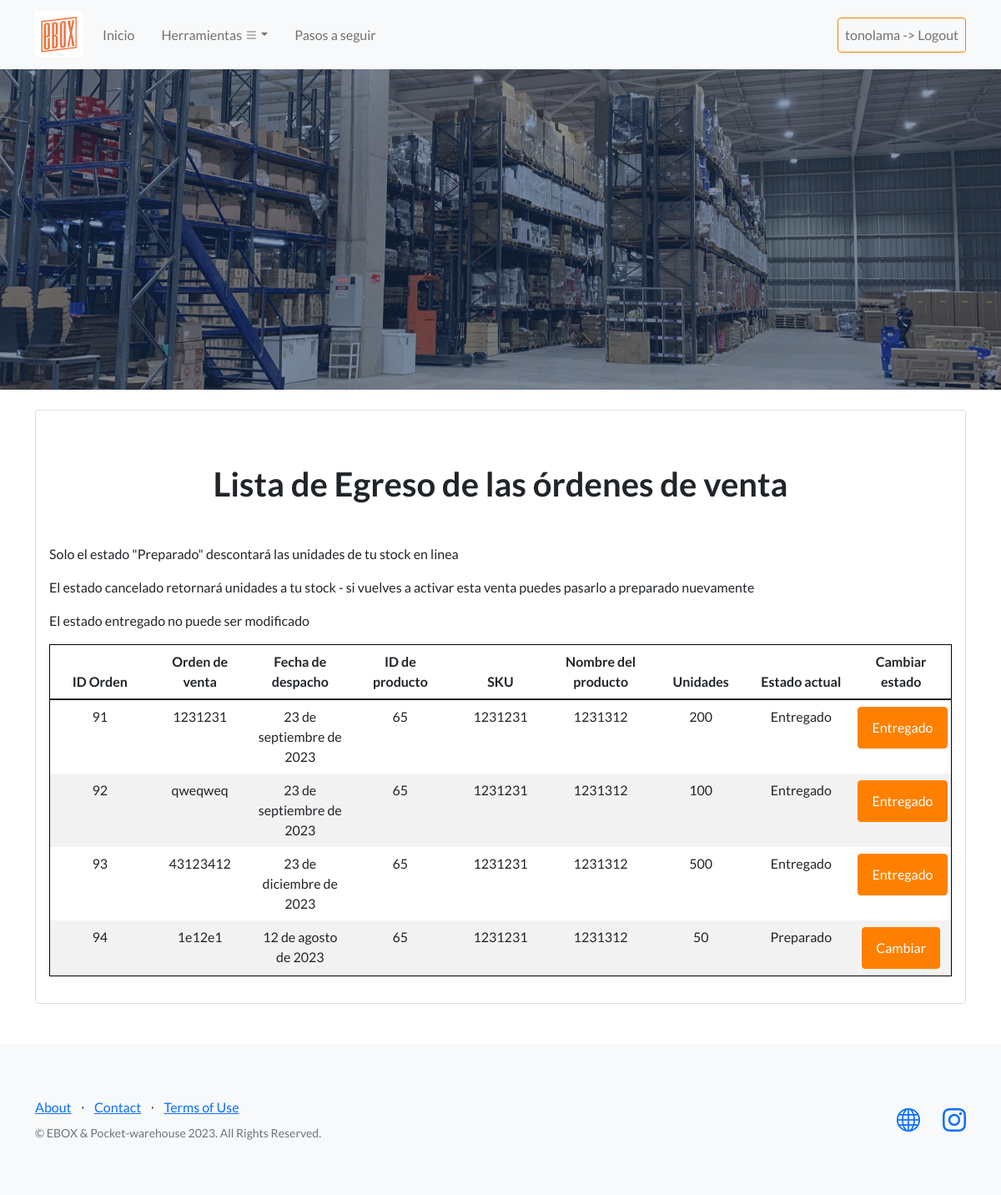
Screenshot of /eboxApp/egreso/wEgreso_full/ (signed in) with the database file from the repository.
### eboxApp/models.py (models this page shows, shortened)
class Salida(models.Model):
    sku_out = models.ForeignKey(Maestra, on_delete=models.CASCADE, null=True)
    unidades_out = models.IntegerField()
    orden_venta = models.CharField(max_length=100)
    fecha_despacho = models.DateField(null=True)
    estado = models.ForeignKey(Estados, on_delete=models.CASCADE, null=True)

class Maestra(models.Model):
    nombre_producto = models.CharField(max_length=300)
    numero_sku = models.CharField(max_length=300)
    categoria = models.CharField(max_length=300)

class Estados(models.Model):
    estado = models.CharField(max_length=300)

### eboxApp/views.py (the view, shortened to what this page needs)
# urls.py: path('egreso/wEgreso_full/', views.buscarEgreso, name = 'buscarTodoEgreso'),
@login_required
def buscarEgreso(request):
    if request.method == 'GET':
        form = SelectEstados()
        salidas = Salida.objects.all()
        return render(request, 'eboxApp/wEgreso_full.html', {'salidas':salidas, 'form': form})

### eboxApp/templates/eboxApp/wEgreso_full.html (shortened to what this page needs)
{% extends "eboxApp/base.html" %}
{% load static %}
{% block contenido_que_cambia %}
<div class="container" id = "listadoventasyestado">
  <div class="card mt-4">
    <div class="card-body">
      <h1 class="text-center my-5">Lista de Egreso de las órdenes de venta</h1>
      <p>Solo el estado "Preparado" descontará las unidades de tu stock en linea</p>
      <p>El estado cancelado retornará unidades a tu stock - si vuelves a activar esta venta puedes pasarlo a preparado nuevamente</p>
      <p>El estado entregado no puede ser modificado</p>
      {% if salidas %}
      <div class="table-responsive">
        <form method="post">
          <table class="table">
            <thead>
              <tr>
                <th>ID Orden</th>
                <th>Orden de venta</th>
                <th>Fecha de despacho</th>
                <th>ID de producto</th>
                <th>SKU</th>
                <th>Nombre del producto</th>
                <th>Unidades</th>
                <th>Estado actual</th>
                <th>Cambiar estado</th>
              </tr>
            </thead>
            <tbody>
              {% for salida in salidas %}
              <tr>
                <td>{{ salida.pk }}</td>
                <td>{{ salida.orden_venta }}</td>
                <td>{{ salida.fecha_despacho }}</td>
                <td>{{ salida.sku_out.id }}</td>
                <td>{{ salida.sku_out.numero_sku }}</td>
                <td>{{ salida.sku_out.nombre_producto }}</td>
                <td>{{ salida.unidades_out }}</td>
                <td>{{ salida.estado.estado }}</td>
                {% if salida.estado.pk != 3 %}
                <td>
                    <a href="{% url 'eboxApp:actualizar_estados' id_salida=salida.pk %}" class="btn btn-primary">Cambiar</a>
                </td>
                {% else %}
                <td><a class="btn btn-primary">Entregado</a></td>
                {% endif %}
            </tr>
              {% endfor %}
            </tbody>
          </table>
        </form>
      </div>
      {% else %}
      <div class="text-center">
        <h1>No hay datos</h1>
        <a class="btn btn-warning" href="{% url 'eboxApp:Egreso' %}">Volver</a>
      </div>
      {% endif %}
    </div>
  </div>
</div>
{% endblock %}

### eboxApp/templates/eboxApp/base.html (shortened to what this page needs)
<!DOCTYPE html>
<html lang="es">
    <head>
        {% load static %}
        <link href="https://cdn.jsdelivr.net/npm/bootstrap-icons@1.5.0/font/bootstrap-icons.css" rel="stylesheet" type="text/css" />
        <link href="{% static 'eboxApp/css/styles.css' %}" rel="stylesheet" />
    </head>
    <body>
        <nav class="navbar navbar-expand-lg navbar-light  bg-light static-top sticky-top">
            <div class="container">
              <a class="navbar-brand" href="{% url 'eboxApp:Index' %}">
                <img src="{% static 'eboxApp/assets/img/logoEbox.png' %}" alt="ebox Logo">
              </a>
              <div class="collapse navbar-collapse" id="navbarNav">
                <ul class="navbar-nav mr-auto">
                  <li class="nav-item active">
                    <a class="nav-link" href="{% url 'eboxApp:Index' %}">Inicio</a>
                  </li>
                  <li class="nav-item active">
                    <a class="nav-link" href="#"></a>
                  </li>
                  <li class="nav-item dropdown">
                      <a class="nav-link dropdown-toggle" href="#" id="navbarDropdown" role="button" data-toggle="dropdown" aria-haspopup="true" aria-expanded="false">Herramientas <i class="bi bi-list"></i></a>
                  </li>
                  <li class="nav-item active">
                    <a class="nav-link" href="#"></a>
                  </li>
                  <li class="nav-item active">
                    <a class="nav-link" href="{% url 'eboxApp:Index' %}#Comosehace">Pasos a seguir</a>
                  </li>
                </ul>
                {% if user.is_authenticated %}
                <ul class="navbar-nav ml-auto">
                  <li class="nav-item">
                    <a class="nav-link btn btn-outline-primary" href="{% url 'eboxApp:logout' %}">{{ user.username }} -> Logout</a>
                  </li>
                </ul>
                {% else %}
                <ul class="navbar-nav ml-auto">
                  <li class="nav-item">
                    <a class="nav-link btn btn-outline-primary" href="{% url 'eboxApp:Login' %}">Iniciar Sesión</a>
                  </li>
                </ul>
                {% endif %}
              </div>
            </div>
          </nav>
        <header class="masthead">
        </header>
        {% block contenido_que_cambia %}
        {% endblock %}
        <br>
        <br>
        <footer class="footer bg-light">
            <div class="container">
                <div class="row">
                    <div class="col-lg-6 h-100 text-center text-lg-start my-auto">
                        <ul class="list-inline mb-2">
                            <li class="list-inline-item"><a href="{% url 'eboxApp:about' %}">About</a></li>
                            <li class="list-inline-item">⋅</li>
                            <li class="list-inline-item"><a href="{% url 'eboxApp:Index' %}#signup">Contact</a></li>
                            <li class="list-inline-item">⋅</li>
                            <li class="list-inline-item"><a href="{% url 'eboxApp:Terms' %}">Terms of Use</a></li>
                        </ul>
                        <p class="text-muted small mb-4 mb-lg-0">&copy; EBOX & Pocket-warehouse 2023. All Rights Reserved.</p>
                    </div>
                    <div class="col-lg-6 h-100 text-center text-lg-end my-auto">
                        <ul class="list-inline mb-0">
                            <li class="list-inline-item me-4">
                                <a href="http://www.ebox3pl.cl"><i class="bi-globe fs-3"></i></a>
                            </li>
                            <li class="list-inline-item">
                                <a href="https://www.instagram.com/eboxfulfillment/" target = "_blank"><i class="bi-instagram fs-3"></i></a>
                            </li>
                        </ul>
                    </div>
                </div>
            </div>
        </footer>
    </body>
</html>

### rows the page displays
Salida: pk "91", orden_venta "1231231", fecha_despacho "23 de septiembre de 2023", sku_out.id "65", sku_out.numero_sku "1231231", sku_out.nombre_producto "1231312", unidades_out "200", estado.estado "Entregado"
Salida: pk "92", orden_venta "qweqweq", fecha_despacho "23 de septiembre de 2023", sku_out.id "65", sku_out.numero_sku "1231231", sku_out.nombre_producto "1231312", unidades_out "100", estado.estado "Entregado"
Salida: pk "93", orden_venta "43123412", fecha_despacho "23 de diciembre de 2023", sku_out.id "65", sku_out.numero_sku "1231231", sku_out.nombre_producto "1231312", unidades_out "500", estado.estado "Entregado"
Salida: pk "94", orden_venta "1e12e1", fecha_despacho "12 de agosto de 2023", sku_out.id "65", sku_out.numero_sku "1231231", sku_out.nombre_producto "1231312", unidades_out "50", estado.estado "Preparado", shows "Cambiar"

### other values shown
{{ user.username }} "tonolama"
